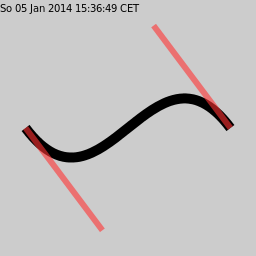

Generate this figure with Julia:
## header to provide surface and context
using Cairo
c = CairoRGBSurface(256,256);
cr = CairoContext(c);

save(cr);
set_source_rgb(cr,0.8,0.8,0.8);    # light gray
rectangle(cr,0.0,0.0,256.0,256.0); # background
fill(cr);
restore(cr);

save(cr);

## original example, following here

x=25.6;  y=128.0;
x1=102.4; y1=230.4;
x2=153.6; y2=25.6;
x3=230.4; y3=128.0;

move_to(cr, x, y);
curve_to(cr, x1, y1, x2, y2, x3, y3);

set_line_width(cr, 10.0);
stroke(cr);

set_source_rgba(cr, 1, 0.2, 0.2, 0.6);
set_line_width(cr, 6.0);
move_to(cr,x,y);   line_to(cr,x1,y1);
move_to(cr,x2,y2); line_to(cr,x3,y3);
stroke(cr);

## mark picture with current date
restore(cr);
move_to(cr,0.0,12.0);
set_source_rgb(cr, 0,0,0);
show_text(cr,Libc.strftime(time()));
write_to_png(c,"sample_curve_to.png");
